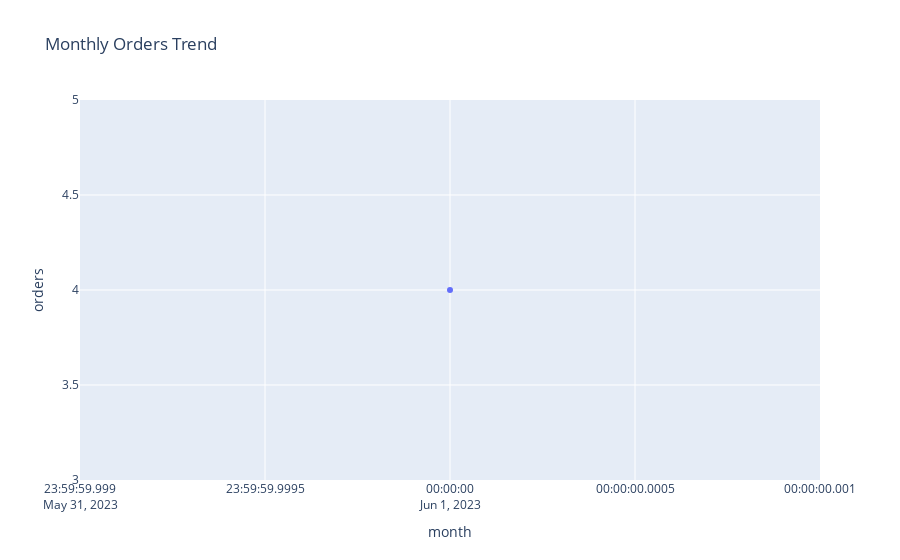

Write notebook code for a chart like this one.
### Code cell
monthly_orders = (
    orders.groupby('month')
    .size()
    .reset_index(name='orders')
)
fig2 = px.line(
    monthly_orders,
    x='month',
    y='orders',
    markers=True,
    title="Monthly Orders Trend"
)
fig2.show()

### Figure 1 — Plotly figure (JSON) as saved in the notebook; plotly's stock layout.template omitted (floating-point values rounded to 4 significant figures)
{"data": [{"hovertemplate": "month=%{x}<br>orders=%{y}<extra></extra>", "legendgroup": "", "line": {"color": "#636efa", "dash": "solid"}, "marker": {"symbol": "circle"}, "mode": "lines+markers", "name": "", "orientation": "v", "showlegend": false, "type": "scatter", "x": ["2023-06"], "xaxis": "x", "y": [4], "yaxis": "y"}], "layout": {"legend": {"tracegroupgap": 0}, "title": {"text": "Monthly Orders Trend"}, "xaxis": {"anchor": "y", "domain": [0, 1], "title": {"text": "month"}}, "yaxis": {"anchor": "x", "domain": [0, 1], "title": {"text": "orders"}}}}
